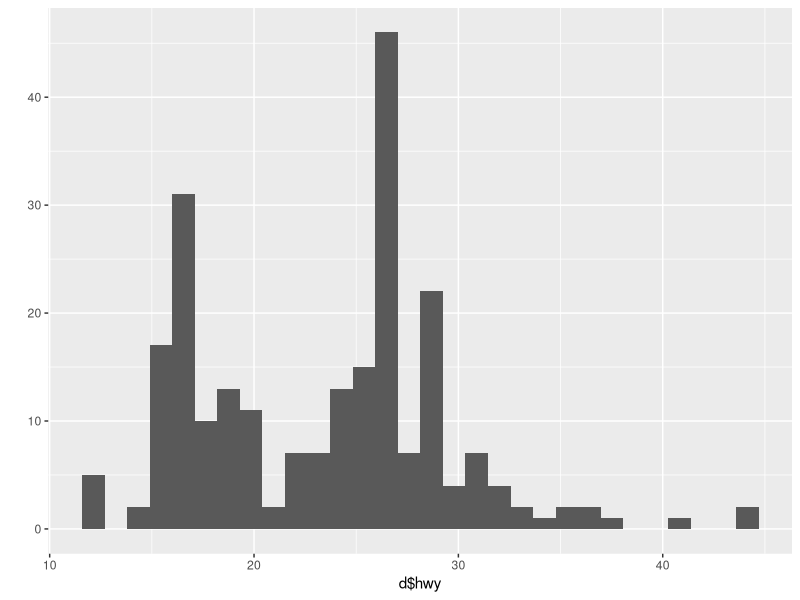
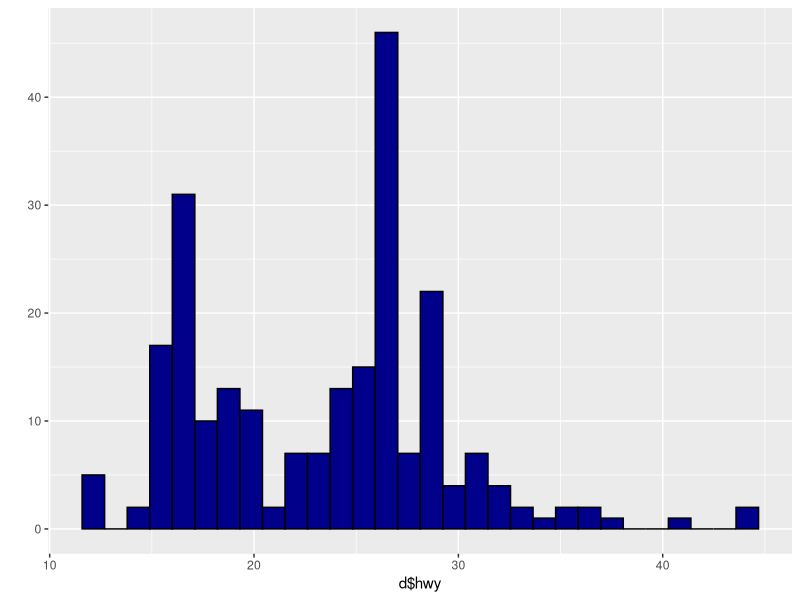
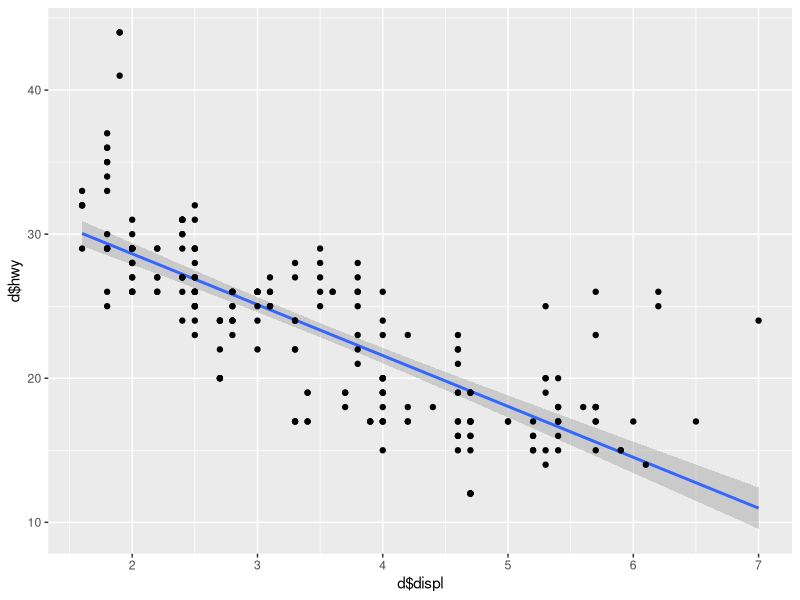
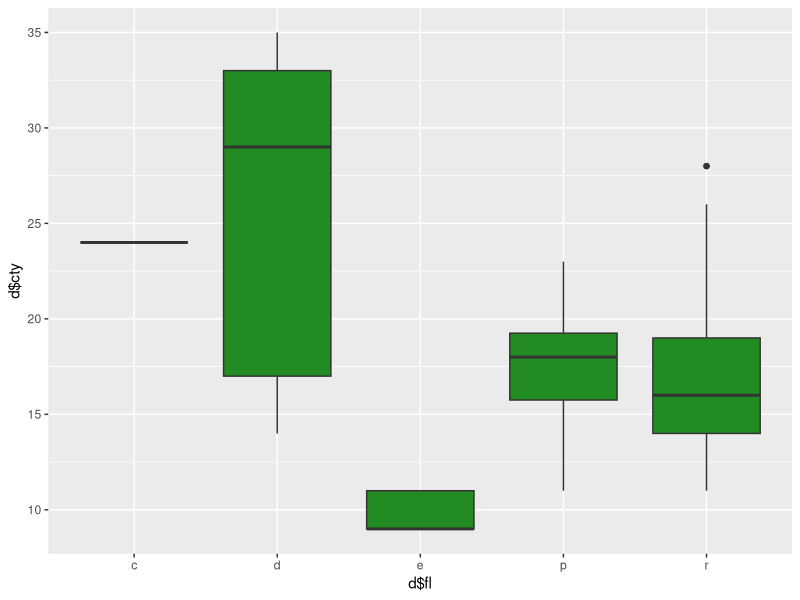
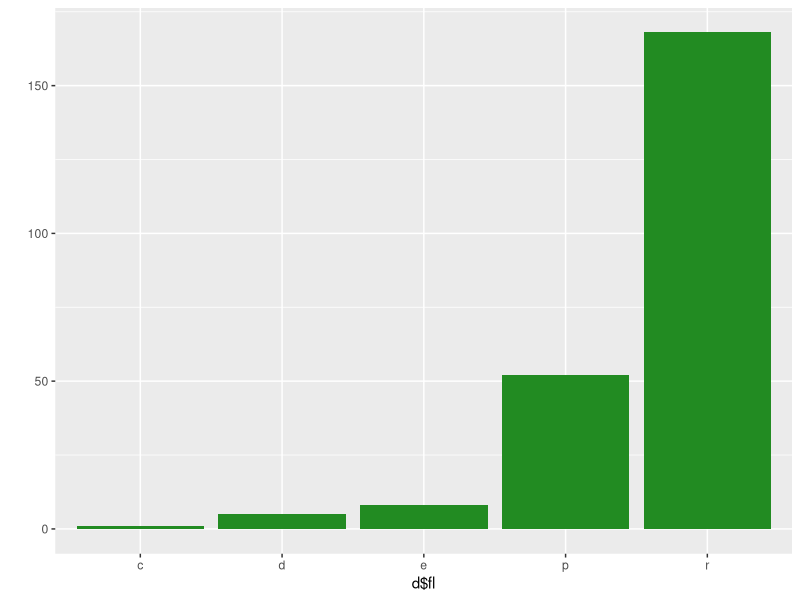
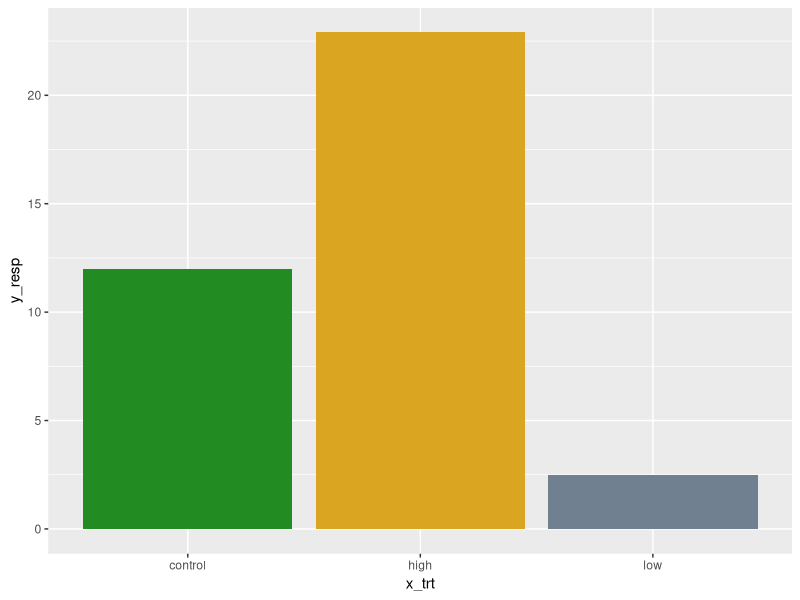
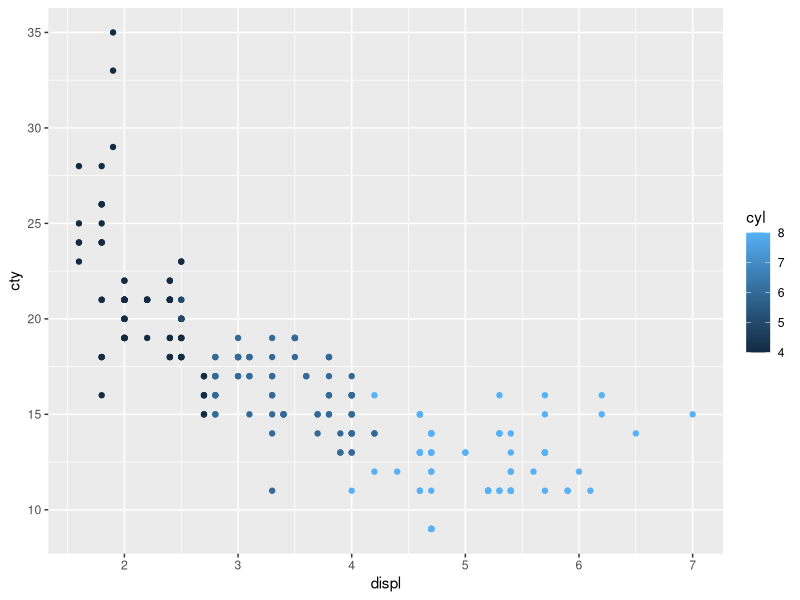
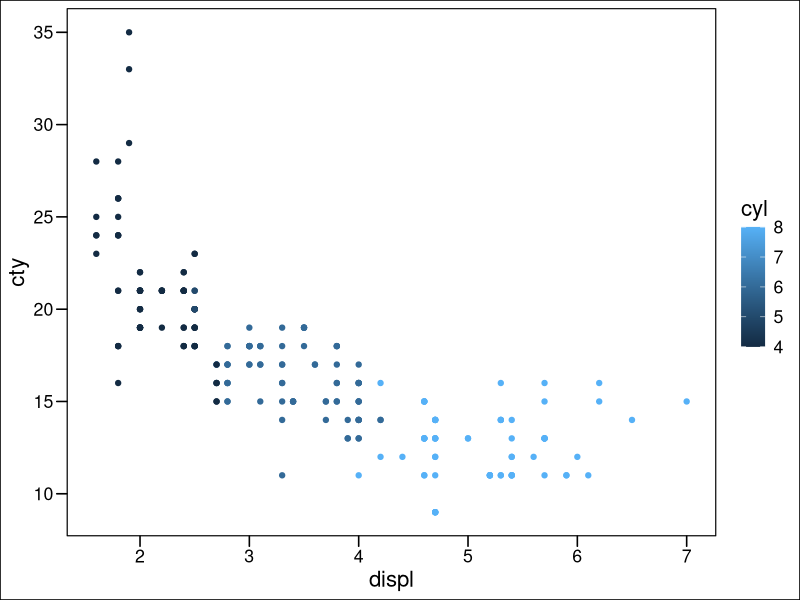

Reproduce these figures in R, in order.
##### ggplot2
### 01/24/2023
###PFL 


library(ggplot2)
library(ggthemes)
library(patchwork)

### Template for ggplot code
##  p1 <- ggplot(data=<DATA>, mapping = aes(x = xVar, y = yVar)) + 
## <GEOM FUNCTION> ## geom_boxplot()
## print(p1)

#### load in a built-in data set
d <- mpg
str(d)

library(dplyr)
glimpse(d)

#### qplot : quick plotting not necessarily for publication
qplot(x=d$hwy)

qplot(x=d$hwy, fill= I("darkblue"), color= I("black")) 


## scatterplot
qplot(x= d$displ, y=d$hwy, geom=c("smooth", "point"), method = "lm")

# boxplot 
qplot(x=d$fl, y=d$cty, geom= "boxplot", fill=I("forestgreen"))

# barplot
qplot(x=d$fl, geom="bar", fill=I("forestgreen"))


### Create some data (specified counts)
x_trt <- c("control", "low", "high")
y_resp <- c(12, 2.5, 22.9)
qplot(x=x_trt, y=y_resp, geom="col", fill=I(c("forestgreen", "slategray", "goldenrod")))


##### ggplot : uses data frames instead of vectors
p1 <- ggplot(data=d, mapping=aes(x=displ, y=cty, color=cyl)) +
  geom_point()
p1

p1 + theme_base()
p1 + theme_bw()
p1 + theme_classic()
p1 + theme_linedraw()
p1 + theme_dark()
p1 + theme_minimal()
p1 + theme_void()
p1 + theme_economist()

p1 + theme_bw(base_size=20, base_family = "serif")

p2 <- ggplot(data=d, aes(x=fl, fill=fl)) +
  geom_bar()
p2 + coord_flip() + theme_classic(base_size = 15, base_family = "sans")


# Theme modifications
p3 <- ggplot(data = d, aes(x=displ, y=cty)) + 
  geom_point(size=4, shape=21, color="magenta", fill="black") + 
  xlab("Count") + 
  ylab("Fuel") +
  labs(title= "My title here", subtitle = "my subtitle goes here") #x= and y= for axis as well
p3
p3 + xlim(1,10) + ylim(0,35)

library(viridisLite)
cols <- viridis(7, option="magma") #options include plasma, turbo, viridis
ggplot(data=d, aes(x=cyl, y=hwy, fill=class)) + 
  geom_boxplot() + 
  scale_fill_manual(values=cols) #if there are errors, look for differences in variable names that you typed in

library(patchwork)
p1 + p2 + p3
p1 / p2 / p3
(p1 + p2) / p3
q